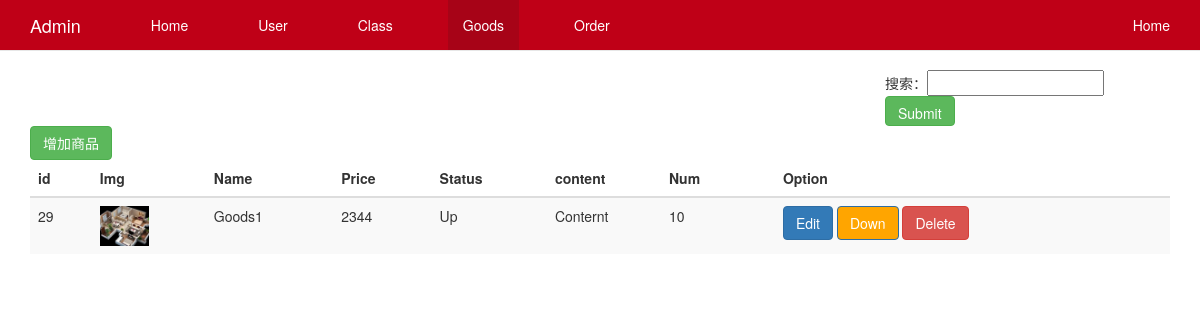
Screenshot of /CODE/admin/goodslist.php with the database file from the repository.
### tables this page shows
CREATE TABLE `goods` (
  `id` int(11) NOT NULL AUTO_INCREMENT,
  `goods_name` varchar(255) NOT NULL,
  `price` float NOT NULL,
  `description` text,
  `old_price` float(11,2) DEFAULT '0.00',
  `picture` varchar(255) DEFAULT NULL,
  `status` varchar(255) DEFAULT NULL,
  `cid` int(11) DEFAULT NULL,
  `created` varchar(255) DEFAULT NULL,
  `author` varchar(255) DEFAULT NULL,
  `image` varchar(255) DEFAULT NULL,
  `size` varchar(255) DEFAULT NULL,
  `num` varchar(255) DEFAULT NULL,
  PRIMARY KEY (`id`) USING BTREE
);

### CODE/admin/goodslist.php (the view, shortened to what this page needs)
<?php
include '../conn.php';
$g=isset($_GET['goods_name'])?$_GET['goods_name']:'';
?>
<!DOCTYPE html>
<html lang="zh">
  <head>
    <link href="./css/bootstrap.min.css" rel="stylesheet">
    <link href="./css/navbar-fixed-top.css" rel="stylesheet">
  </head>
  <body>
    <nav class="navbar navbar-default navbar-fixed-top">
      <div class="container">
        <div class="navbar-header">
           <a class="navbar-brand" href="#">Admin</a>
        </div>
        <div id="navbar" class="navbar-collapse collapse">
          <ul class="nav navbar-nav">
            <li ><a href="/admin/main.php">Home</a></li>
            <li><a href="userlist.php">User</a></li>
            <li ><a href="classlist.php">Class</a></li>
            <li class="active"><a href="goodslist.php">Goods</a></li>
            <li><a href="orderlist.php">Order</a></li>
          </ul>
          <ul class="nav navbar-nav navbar-right">
            <li><a href="../index.php">Home <span class="sr-only">(current)</span></a></li>
          </ul>
        </div>
      </div>
    </nav>
<div class="container">
<form style="margin-left:75%" method="get">
  搜索：<input type="text" name="goods_name" value="<?php echo $g?>">
  <input type="submit" class="btn btn-success" style="height: 30px" >
</form>
      <table class="table table-striped">
        <a href="addgoods.php" class="btn btn-success">增加商品</a>
        <thead>
          <tr>
            <th>id</th>
            <th>Img</th>
            <th>Name</th>
            <th>Price</th>
            <th>Status</th>
            <th>content</th>
            <th>Num</th>
            <th>Option</th>
          </tr>
        </thead>
        <tbody>
      <?php
      if(empty($_GET['goods_name'])){
 $sql = "SELECT * FROM goods";
      }else{
         $sql = "SELECT * FROM goods where goods_name like '%{$_GET['goods_name']}%'";
      }
      $result = $conn->query($sql);
      if ($result->num_rows > 0) {
        while($row = $result->fetch_assoc()) {
          ?>
    <tr>
      <td><?php echo $row["id"]; ?></td>
      <td style="width:10%"><img src="../<?php echo $row["picture"]; ?>" style="width:50%"></td>
      <td><?php echo $row["goods_name"]; ?></td>
      <td><?php echo $row["price"]; ?></td>
      <td><?php if($row['status']==1){
        echo 'Up';
      }else{
        echo 'Down';
      } ?></td>
      <td style="width:10%"><?php echo $row['description'] ?></td>
      <td style="width:10%"><?php echo $row['num'] ?></td>
      <td>
        <a href="editgoods.php?gid=<?php echo $row['id']?>" class="btn btn-primary">Edit</a>
        <?php if($row['status']==1):?>
        <a href="xjgoods.php?gid=<?php echo $row['id']?>&status=<?php echo $row['status']?>" class="btn btn-primary" style="background:orange">Down</a>
        <?php else:?>
          <a href="xjgoods.php?gid=<?php echo $row['id']?>&status=<?php echo $row['status']?>" class="btn btn-primary" style="background:orange">Up</a>
        <?php endif?>
        <button  class="btn btn-danger" data-toggle="modal" onclick="delgoods(<?php echo $row['id']?>)" data-target="#myModal">Delete</button>
        </div>
          <?php
        }
      } else {
        echo "0 个结果";
      }
      ?>
  </body>
</html>

### CODE/admin/css/navbar-fixed-top.css (style rules this page uses)
body { padding-top: 70px; }
.navbar-default { background-color: #bf0017; border-color: #e7e7e7; }
.navbar-default .navbar-brand { color: #fff; }
.navbar-default .navbar-nav>li>a { color: #fff; }
.navbar-default .navbar-nav>.active>a, .navbar-default .navbar-nav>.active>a:focus, .navbar-default .navbar-nav>.active>a:hover { background: #a70317; color: #fff; }

### rows the page displays
goods: id "29", picture (picture), goods_name "Goods1", price "2344", status "Up", description "Conternt", num "10"
